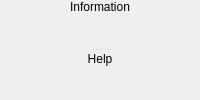
       <widget class="QWidget" name="pageBrowsers">
        <layout class="QVBoxLayout">
         <property name="margin">
          <number>0</number>
         </property>
         <item>
          <widget class="IQFSplitter" name="splitterInfoHelp">
           <property name="orientation">
            <enum>Qt::Vertical</enum>
           </property>
           <widget class="QWidget" name="layoutWidgetInfoBrowser">
            <layout class="QVBoxLayout">
             <item>
              <widget class="QLabel" name="labelInfo">
               <property name="sizePolicy">
                <sizepolicy hsizetype="Preferred" vsizetype="Fixed">
                 <horstretch>0</horstretch>
                 <verstretch>0</verstretch>
                </sizepolicy>
               </property>
               <property name="text">
                <string>Information</string>
               </property>
               <property name="alignment">
                <set>Qt::AlignCenter</set>
               </property>
              </widget>
             </item>
             <item>
              <widget class="QWidget" name="widgetInfoBrowser" native="true"/>
             </item>
            </layout>
           </widget>
           <widget class="QWidget" name="layoutWidgetHelpStats">
            <layout class="QVBoxLayout">
             <item>
              <widget class="QLabel" name="labelHelpOrStats">
               <property name="sizePolicy">
                <sizepolicy hsizetype="Preferred" vsizetype="Fixed">
                 <horstretch>0</horstretch>
                 <verstretch>0</verstretch>
                </sizepolicy>
               </property>
               <property name="text">
                <string>Help</string>
               </property>
               <property name="alignment">
                <set>Qt::AlignCenter</set>
               </property>
              </widget>
             </item>
             <item>
              <widget class="QStackedWidget" name="stackedWidgetHelpOrStats">
               <property name="currentIndex">
                <number>0</number>
               </property>
               <widget class="QWidget" name="pageHelp"/>
               <widget class="QWidget" name="pageStats_2"/>
              </widget>
             </item>
            </layout>
           </widget>
          </widget>
         </item>
        </layout>
       </widget>
